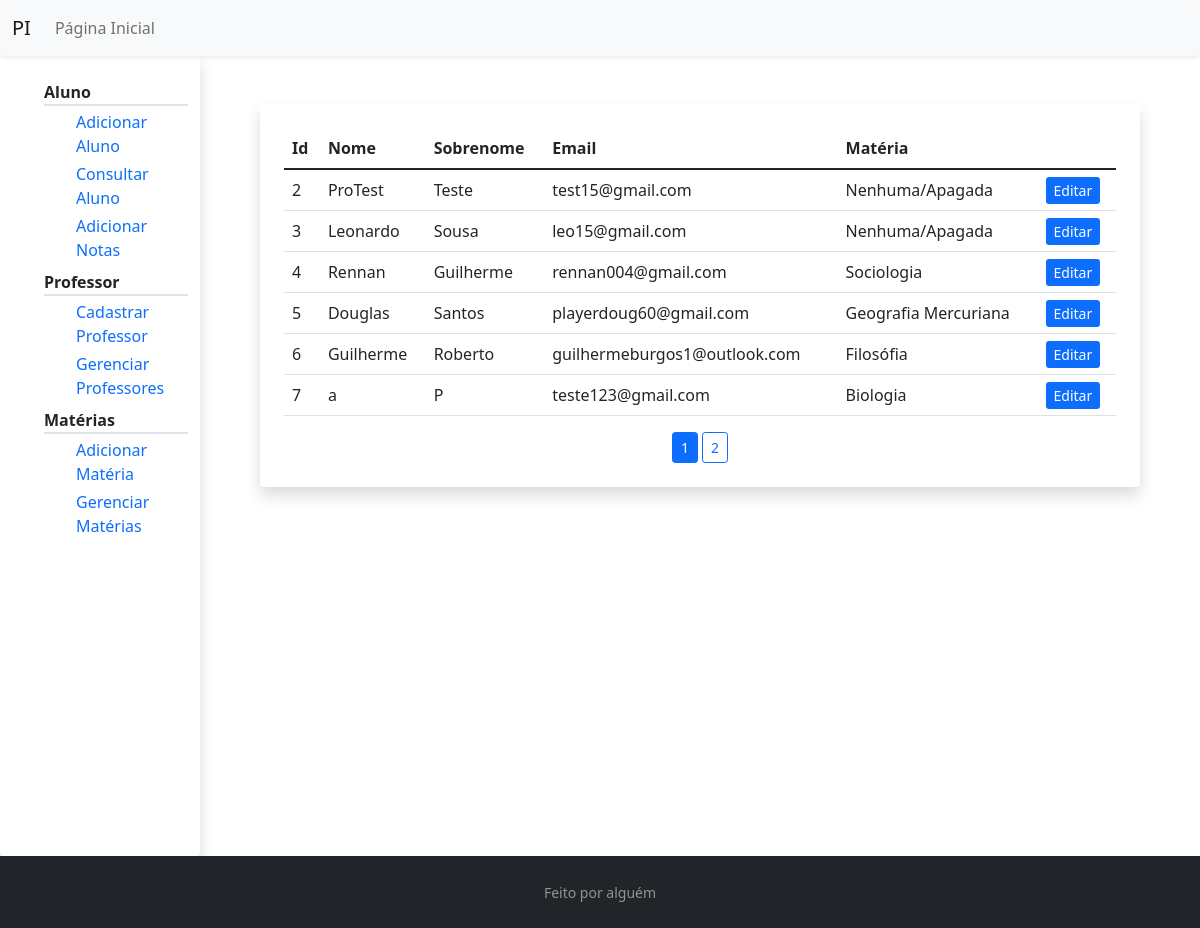
Page /gerenciar/professor/ on the earlier database version.
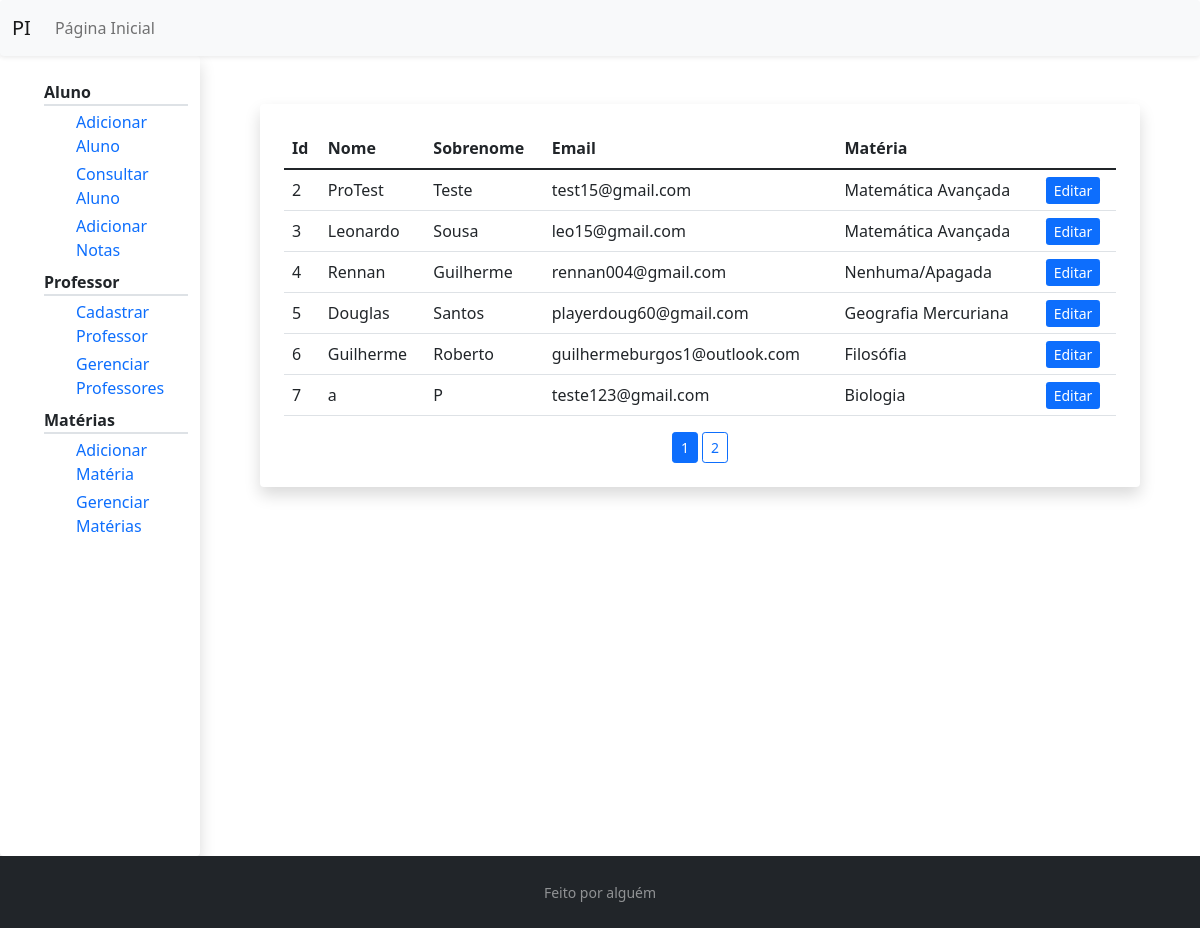
Same page on the later database version.
### pi/models.py (models this page shows, shortened)
class Professor(db.Model, UserMixin):
    id = db.Column(db.Integer, primary_key=True)
    nome = db.Column(db.String(20), nullable=False)
    sobrenome = db.Column(db.String(100), nullable=False)
    materia = db.Column(db.Integer, db.ForeignKey('materia.id'), nullable=False)
    email = db.Column(db.String(256), unique=True, nullable=False)
    senha = db.Column(db.String(30), nullable=False)

class Materia(db.Model):
    id = db.Column(db.Integer, primary_key=True)
    nome = db.Column(db.String(100), nullable=False, unique=True)

### pi/routes.py (the view)
@app.route("/gerenciar/professor/")
def gerenciar_professor():
    page = request.args.get('page', 1, type=int)
    professores = Professor.query.paginate(per_page=6)
    return render_template('gerenciar_professores.html',
                            titulo='Gerenciar Professores',
                            user="gerenciar",
                            lista_professores=professores,
                            materia=Materia)

### pi/templates/gerenciar_professores.html
{% extends "professor_layout.html" %}
{% block prof %}
    <div class="shadow p-4 mb-5 bg-white rounded m-5">
        <table class="table ">
            <thead class="border-bottom border-dark" >
                <tr>
                    <th scope="col"> Id</th>
                    <th scope="col"> Nome </th>
                    <th scope="col"> Sobrenome </th>
                    <th scope="col"> Email </th>
                    <th scope="col"> Matéria </th>
                </tr>
            </thead>
            <tbody>
                {% for professor in lista_professores.items %}
                    <tr>
                        <td> {{ professor.id }} </td>
                        <td> {{ professor.nome }} </td>
                        <td>
                            {% set sobrenome_str = professor.sobrenome.split(' ') %}
                            {{ sobrenome_str[0] }}
                        </td>
                        <td> {{ professor.email }} </td>
                        <td>
                            {% set materia_nome = materia.query.filter_by(id=professor.materia).first() %}
                            {% if materia_nome %}
                                {{ materia.query.filter_by(id=professor.materia).first().nome }}
                            {% else %}
                                Nenhuma/Apagada
                            {% endif %}
                        </td>
                        <td>
                            <a class="btn-primary btn-sm" href=" {{ url_for('editar_professor', id_professor=professor.id) }} "> Editar </a>
                        </td>
                    </tr>
                {% endfor %}
            </tbody>
        </table>
        <div class="text-center">
            {%  for numero_pagina in lista_professores.iter_pages() %}
                {% if numero_pagina %}
                    {% if lista_professores.page == numero_pagina %}
                        <a class="btn btn-primary btn-sm" href="{{ url_for('gerenciar_professor', page=numero_pagina) }}">{{ numero_pagina }}</a>
                    {% else %}
                        <a class="btn btn-outline-primary btn-sm" href=" {{ url_for('gerenciar_professor', page=numero_pagina) }} "> {{ numero_pagina }} </a>
                    {% endif %}
                {% else %}
                    ...
                {% endif %}
            {% endfor %}
        </div>
    </div>
{% endblock prof %}

### pi/templates/professor_layout.html (shortened to what this page needs)
{% extends "layout.html"%}
{% block conteudo %}
    <div class="container-fluid">
        <div class="row">
            <div class="col-2 shadow pt-4 rounded" style="height:100vh;">
                <ul class="text-start">
                    <li class="border-bottom border-2 fw-bold" > Aluno </li>
                    <ul>
                        <li class="mt-1"> <a href=""> Adicionar Aluno </a> </li>
                        <li class="mt-1"> <a href=""> Consultar Aluno </a> </li>
                        <li class="mt-1"> <a href=""> Adicionar Notas </a> </li>
                    </ul>
                    <li class="mt-2 border-bottom border-2 fw-bold"> Professor </li>
                    <ul>
                        <li class="mt-1"> <a href=" {{ url_for('registrar') }} "> Cadastrar Professor </a></li>
                        <li class="mt-1"> <a href=" {{ url_for('gerenciar_professor') }} "> Gerenciar Professores </a> </li>
                    </ul>
                    <li class="mt-2 border-bottom border-2 fw-bold"> Matérias </li>
                    <ul>
                        <li class="mt-1"> <a href=" {{ url_for('registrar_materia') }} "> Adicionar Matéria </a> </li>
                        <li class="mt-1"> <a href=" {{ url_for('gerenciar_materia') }} "> Gerenciar Matérias </a> </li>
                    </ul>
                </ul>
            </div>
            <div class="col">
                {% block prof%}
                {% endblock prof%}
            </div>
          </div>
    </div>
{% endblock conteudo %}

### pi/templates/layout.html (shortened to what this page needs)
<!DOCTYPE html>
<html lang="pt-br">
    <head>
        <link href="https://cdn.jsdelivr.net/npm/bootstrap@5.1.1/dist/css/bootstrap.min.css" rel="stylesheet">
        <link rel="stylesheet" type="text/css" href="{{ url_for('static', filename='main.css')}}">
    </head>
    <body class="d-flex flex-column min-vh-100">
        {% if user %}
            <header>
                <nav class="navbar navbar-expand-lg navbar-light bg-light rounded shadow-sm">
                    <div class="container-fluid">
                        <a class="navbar-brand" href="{{url_for('home')}}">PI</a>
                        <div class="navbar-collapse collapse" id="navbarSupportedContent">
                            {% if current_user.is_authenticated %}
                                <div class="navbar-nav mr-auto">
                                    <a class="nav-item nav-link" href=" {{ url_for('professor') }} "> Página do Professor </a>
                                </div>
                                <div class="navbar-nav ms-auto">
                                    <a class="nav-item nav-link" href=" {{ url_for('logout') }}"> Sair </a>
                                </div>
                            {% else %}
                                {% if user == 'aluno' %}
                                    <div class="navbar-nav mr-auto">
                                        <a class="nav-item nav-link" href=" {{ url_for(user) }} ">Página do Aluno</a>
                                    </div>
                                {% else %}
                                    <div class="navbar-nav mr-auto">
                                        <a class="nav-item nav-link" href=" {{ url_for('home') }} ">Página Inicial</a>
                                    </div>
                                {% endif %}
                            {% endif %}
                        </div>
                    </div>
                </nav>
            </header>
        {% endif %}
        <main>
            {% block conteudo %}
            {% endblock conteudo %}
        </main>
        <footer class="flex-shrink-0 py-4 bg-dark text-white-50 mt-auto">
            <div class="container text-center">
              <small>Feito por alguém</small>
            </div>
          </footer>
    </body>
</html>

### pi/static/main.css (style rules this page uses)
html, body { height: 100vh; }
ul { list-style-type: none; }
a { text-decoration: none; }

Differences in the rows shown:
changed Professor "ProTest": query.filter_by (not shown) → "Matemática Avançada"; no longer shows "Nenhuma/Apagada"
changed Professor "Leonardo": query.filter_by (not shown) → "Matemática Avançada"; no longer shows "Nenhuma/Apagada"
shown differently, row unchanged: Professor "Rennan": query.filter_by "Sociologia" → (not shown); now shows "Nenhuma/Apagada"
